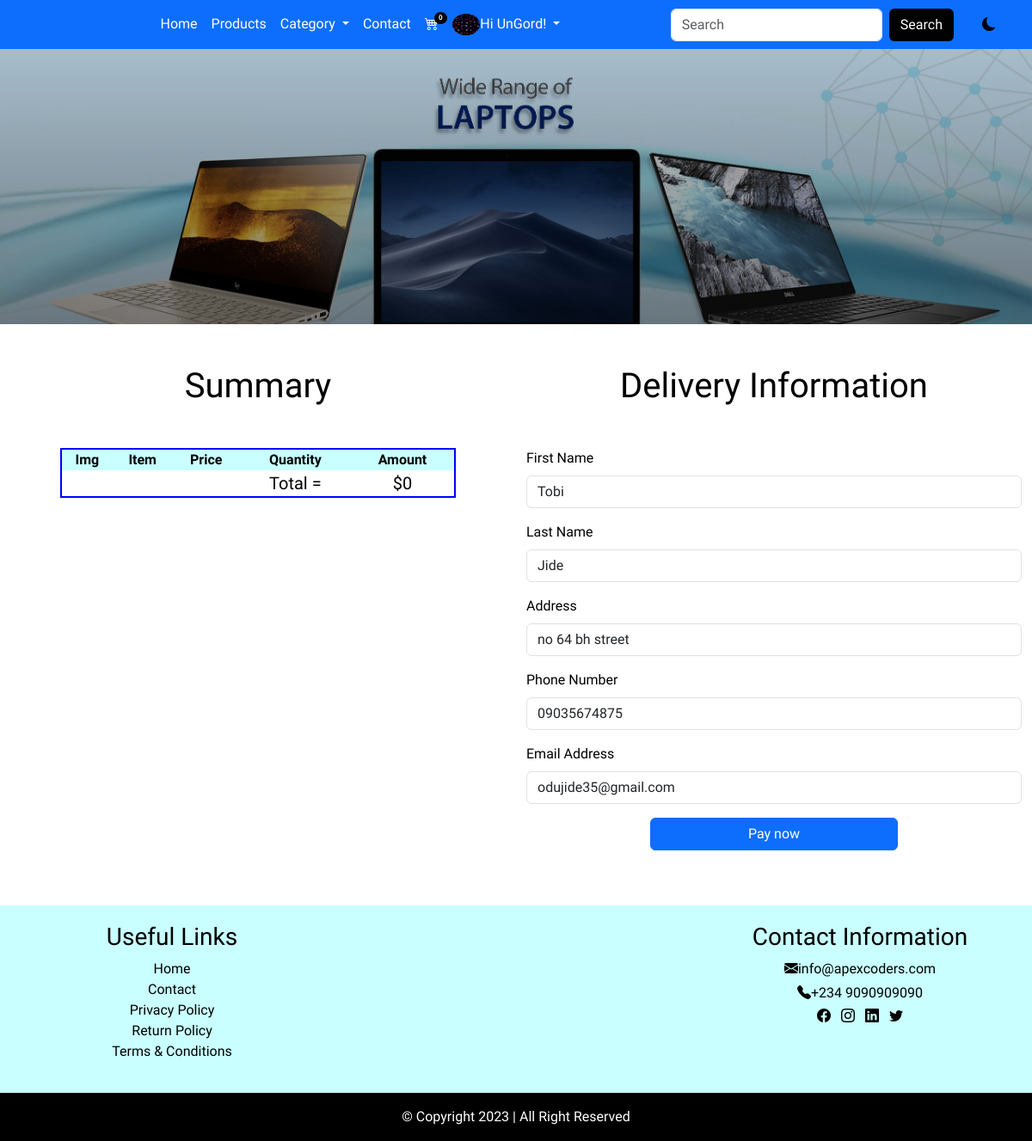
The app's page /checkout (signed in), older data.
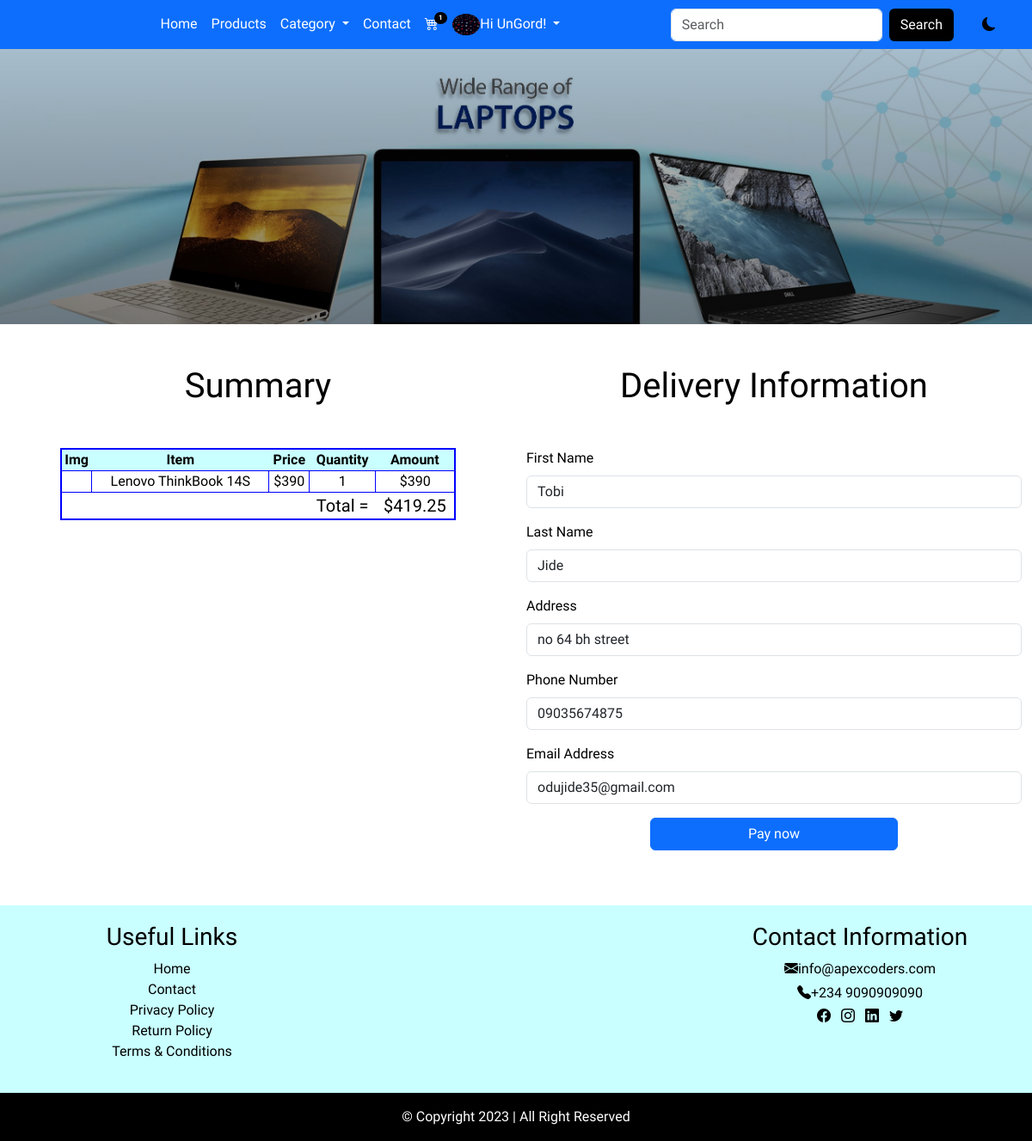
The same page, newer data.
### userprofile/models.py (models this page shows, shortened)
class Customer(models.Model):
    user = models.OneToOneField(User, on_delete=models.CASCADE)
    first_name = models.CharField(max_length=100)
    last_name = models.CharField(max_length=100)
    email = models.EmailField(max_length=150)
    phone = models.CharField(max_length=12)
    address = models.CharField(max_length=200)
    pix = models.ImageField(upload_to="profilepix")
    joined = models.DateTimeField(auto_now_add=True)

class Cart(models.Model):
    user = models.ForeignKey(User, on_delete=models.CASCADE)
    product = models.ForeignKey(Product, on_delete=models.CASCADE)
    quantity = models.IntegerField()
    price = models.IntegerField(default=1)
    amount = models.CharField(max_length=50)
    paid = models.BooleanField()

### main/models.py (models this page shows)
class Product(models.Model):
    category = models.ForeignKey(Category, on_delete = models.CASCADE)
    title = models.CharField(max_length=150)
    slug = models.SlugField(unique=True)
    pix = models.ImageField(upload_to='pix')
    description = models.TextField()
    price = models.DecimalField(max_digits=6, decimal_places=2)
    promo_price = models.DecimalField(max_digits=6, decimal_places=2, blank=True, null=True)
    topselling = models.BooleanField()
    featured = models.BooleanField()
    uploaded = models.DateTimeField(auto_now_add=True)
    edited = models.DateTimeField(auto_now=True)
    def __str__(self):
        return self.title

### main/views.py (the view)
# urls.py: path('checkout', views.checkout, name='checkout'),
@login_required(login_url='signin')
def checkout(request):
    userprof = Customer.objects.get(user__username=request.user.username)
    cart = Cart.objects.filter(user__username = request.user.username, paid=False)
    for item in cart:
        item.amount = item.price * item.quantity
        item.save()
    subtotal = 0
    vat = 0
    total = 0
    for item in cart:
        subtotal += item.amount
        vat = 0.075 * subtotal
        total = subtotal + vat
    context = {
        'cart': cart,
        'total': total,
        'userprof': userprof
    }
    return render(request, 'checkout.html', context)

### main/context_processor.py (called while the page is built)
def apex(request):
    info = AppInfo.objects.get(pk=1)
    category = Category.objects.all()
    context = {
        'info': info,
        'category': category
    }
    return context

def cartcount(request):
    cart = Cart.objects.filter(user__username = request.user.username, paid=False)
    itemcount = 0
    for item in cart:
        itemcount += item.quantity
    context = {
        'cart': cart,
        'itemcount': itemcount,
    }
    return context

### main/templates/checkout.html (shortened to what this page needs)
{% extends 'base.html' %}
{% block header %}
    {% include 'header.html' %}
{% endblock header %}
{% block banner %}
    {% include 'banner.html' %}
{% endblock banner %}
{% block content %}
<div class="container-fluid mt-5 mb-5">
    <div class="row cart">
        <div class="col-md-6">
            <h1 class="text-capitalize text-center mb-5">summary</h1>
        <table>
            <thead>
                <th>img</th>
                <th>item</th>
                <th>price</th>
                <th>quantity</th>
                <th>amount</th>
            </thead>
            <tbody>
                {% for item in cart %}
                <tr class="item">
                    <td><img src="{{item.product.pix.url}}" alt="" style="height: 50px;"></td>
                    <td>{{item.product}}</td>
                    <td>${{item.price}}</td>
                    <td>{{item.quantity}}</td>
                    <td>${{item.amount}}</td>
                </tr>
                {% endfor %}
                <tr class="subtot">
                    <td></td>
                    <td></td>
                    <td></td>
                    <td>total =</td>
                    <td>${{total}}</td>
                </tr>
            </tbody>
        </table>
        </div>
        <div class="col-md-6 checkout">
            <h1 class="text-capitalize text-center mb-5">delivery information</h1>
            <form action="{% url 'payment' %}" method="POST">
                <div class="mb-3">
                    <label for="exampleFormControlInput1" class="form-label text-capitalize">first name</label>
                    <input type="text" name="first_name" value="{{userprof.first_name}}" class="form-control" id="exampleFormControlInput1" placeholder="">
                </div>
                <div class="mb-3">
                    <label for="exampleFormControlInput1" class="form-label text-capitalize">last name</label>
                    <input type="text" name="last_name" value="{{userprof.last_name}}" class="form-control" id="exampleFormControlInput1" placeholder="">
                </div>
                <div class="mb-3">
                    <label for="exampleFormControlInput1" class="form-label text-capitalize">address</label>
                    <input type="text" name="address" value="{{userprof.address}}" class="form-control" id="exampleFormControlInput1" placeholder="">
                </div>
                <div class="mb-3">
                    <label for="exampleFormControlInput1" class="form-label text-capitalize">phone number</label>
                    <input type="number" name="phone" value="{{userprof.phone}}" class="form-control" id="exampleFormControlInput1" placeholder="">
                </div>
                <div class="mb-3">
                    <label for="exampleFormControlInput1" class="form-label">Email address</label>
                    <input type="email" name="email" value="{{userprof.email}}" class="form-control" id="exampleFormControlInput1" placeholder="name@example.com">
                </div>
                <div class="mb-3">
                    <button type="submit" class="btn btn-primary">Pay now</button>
                </div>
            </form>
        </div>
    </div>
</div>
{% endblock content %}
{% block footer %}
    {% include 'footer.html' %}
{% endblock footer %}

### main/templates/base.html (shortened to what this page needs)
<!doctype html>
{% load static %}
<html lang="en">
    <head>
        <link rel="stylesheet" href="https://cdn.jsdelivr.net/npm/bootstrap-icons@1.10.5/font/bootstrap-icons.css">
        <link rel="stylesheet" href="{% static '' %}css/style.css">
        <link href="https://cdn.jsdelivr.net/npm/bootstrap@5.3.0/dist/css/bootstrap.min.css" rel="stylesheet">
    </head>
    <body>
        {% block header %}
        {% endblock header %}
        {% block banner %}
        {% endblock banner %}
        {% block content %}
        {% endblock content %}
        {% block footer %}
        {% endblock footer %}
    </body>
</html>

### main/templates/header.html (shortened to what this page needs)
<nav class="navbar navbar-expand-lg bg-primary sticky-top">
    <div class="container">
        <div class="collapse navbar-collapse" id="navbarSupportedContent">
            <ul class="navbar-nav mx-auto mb-2 mb-lg-0">
                {% if user.is_authenticated %}
                <li class="nav-item">
                    <a class="nav-link" aria-current="page" href="{% url 'home' %}">Home</a>
                </li>
                <li class="nav-item">
                    <a class="nav-link" href="{% url 'products' %}">Products</a>
                </li>
                <li class="nav-item dropdown">
                    <a class="nav-link dropdown-toggle" href="#" role="button" data-bs-toggle="dropdown" aria-expanded="false">
                        Category
                    </a>
                </li>
                <li class="nav-item">
                    <a class="nav-link" href="{% url 'contact' %}">Contact</a>
                </li>
                <li class="nav-item">
                    <a class="nav-link" href="{% url 'cart' %}">
                        <div class="wrapper">
                            <i class="bi bi-cart4"></i>
                            <span class="badge">{{itemcount}}</span>
                        </div>
                    </a>
                </li>
                <li class="nav-item dropdown">
                    <a class="nav-link dropdown-toggle" href="#" role="button" data-bs-toggle="dropdown" aria-expanded="false">
                        {% if user.customer %}
                        <img src="{{user.customer.pix.url}}" style="height: 25px;" alt=""><span>Hi {{user.username}}!</span>
                        {% endif %}
                    </a>
                </li>
                {% endif %}
            </ul>
            <form action="{% url 'search' %}" method="POST" class="d-flex" role="search">
            <input class="form-control me-2" name="item" type="search" placeholder="Search" aria-label="Search">
            <button class="btn bg-black text-white" type="submit">Search</button>
            </form>
            <div class="rash">
            <i class="bi bi-moon-fill"></i>
            </div>
        </div>
    </div>
</nav>

### main/templates/banner.html
<div class="banner">
</div>

### main/templates/footer.html (shortened to what this page needs)
<div class="container-fluid">
    <div class="row fbag">
        <div class="col-12 col-md-4">
        <h3>useful links</h3>
        <ul class="list-unstyled">
            <li><a href="">home</a></li>
            <li><a href="">contact</a></li>
            <li><a href="">privacy policy</a></li>
            <li><a href="">return policy</a></li>
            <li><a href="">terms & conditions</a></li>
        </ul>
        </div>
        <div class="col-12 col-md-4">
        </div>
        <div class="col-12 col-md-4">
        <h3>contact information</h3>
        <ul class="list-unstyled fcont">
            <li><i class="bi bi-envelope-fill"></i>info@apexcoders.com</li>
            <li><i class="bi bi-telephone-fill"></i>+234 9090909090</li>
            <li class="list-inline-item"><i class="bi bi-facebook"></i></li>
            <li class="list-inline-item"><i class="bi bi-instagram"></i></li>
            <li class="list-inline-item"><i class="bi bi-linkedin"></i></li>
            <li class="list-inline-item"><i class="bi bi-twitter"></i></li>
        </ul>
        </div>
    </div>
    <div class="row bg-black">
        <div class="col-12">
        <p class="text-white text-center text-capitalize pt-3">&copy; copyright 2023 | all right reserved</p>
        </div>
    </div>
    </div>

### main/static/css/style.css (style rules this page uses)
* { padding: 0%; margin: 0%; box-sizing: border-box; font-family: 'Ysabeau Infant', sans-serif;; }
.nav-item a { color: white; text-transform: capitalize; font-weight: 500; }
.nav-link img { border-radius: 100%; }
.wrapper { position: relative; }
.wrapper span { position: absolute; top: -2px; right: -10px; background-color: black; font-size: 8px; border-radius: 50%; }
.rash { margin-left: 3%; cursor: pointer; }
:root { --bg: white; --icon: black; --text: black; --foot: black; }
body { background: var(--bg) !important; color: var(--text) !important; overflow-y: hidden; }
.fbag { background-color: rgb(201, 255, 255); text-align: center; padding: 20px 0; }
.fbag h3 { text-transform: capitalize; color: var(--foot) !important; }
.fbag a { text-decoration: none; color: black; text-transform: capitalize; font-weight: 500; }
.fcont i { color: black; }
.fcont li { margin-bottom: 1%; color: var(--foot) !important; }
.banner { background: linear-gradient(rgba(0,0,0,0.2), rgba(0,0,0,0.5)), url(../img/banner.jpg); background-repeat: no-repeat; background-size: cover; height: 40vh; }
.cart table { width: 80%; margin-left: 10%; margin-right: 10%; text-align: center; text-transform: capitalize; border: 2px solid blue; }
.cart thead { background-color: rgb(201, 255, 255); }
.item td { border: 1px solid blue; }
.subtot td { font-size: 20px; font-weight: 500; }
.checkout label { text-transform: capitalize; font-weight: 500; }
.checkout button { width: 50%; margin-left: 25%; margin-right: 25%; }

Row changes from the older to the newer data that the page shows:
added Cart: product "Lenovo ThinkBook 14S", price "390", quantity "1", amount "390"
Text that changed along with them:
{{ itemcount }}: "0" → "1"
{{ total }}: "0" → "419.25"
